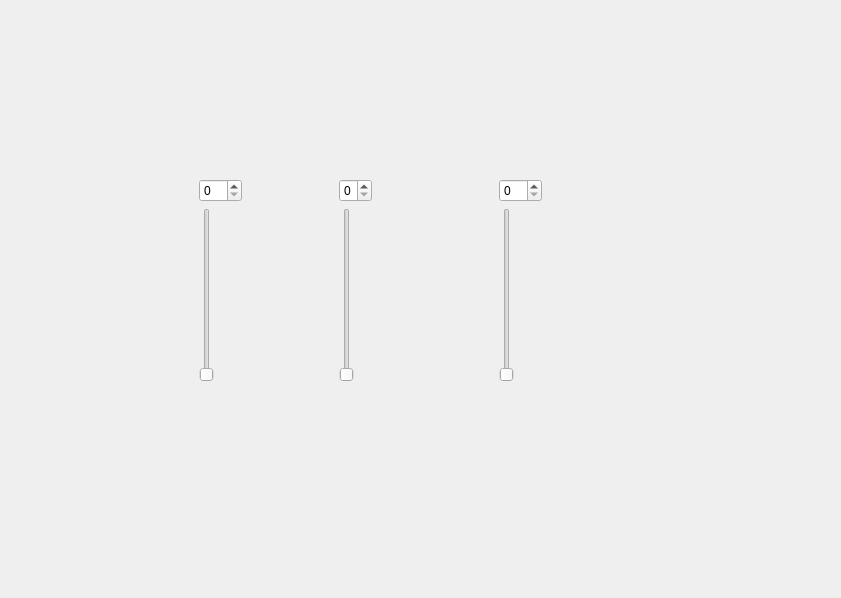
<?xml version="1.0" encoding="UTF-8"?>
<ui version="4.0">
 <class>Form</class>
 <widget class="QWidget" name="Form">
  <property name="geometry">
   <rect>
    <x>0</x>
    <y>0</y>
    <width>841</width>
    <height>598</height>
   </rect>
  </property>
  <property name="windowTitle">
   <string>Form</string>
  </property>
  <widget class="QFrame" name="verticalFrame">
   <property name="geometry">
    <rect>
     <x>190</x>
     <y>170</y>
     <width>61</width>
     <height>221</height>
    </rect>
   </property>
   <layout class="QVBoxLayout" name="verticalLayout">
    <item>
     <widget class="QSpinBox" name="spinBox">
      <property name="maximum">
       <number>255</number>
      </property>
     </widget>
    </item>
    <item>
     <widget class="QSlider" name="verticalSlider">
      <property name="maximum">
       <number>255</number>
      </property>
      <property name="orientation">
       <enum>Qt::Vertical</enum>
      </property>
     </widget>
    </item>
   </layout>
  </widget>
  <widget class="QFrame" name="verticalFrame_2">
   <property name="geometry">
    <rect>
     <x>330</x>
     <y>170</y>
     <width>51</width>
     <height>221</height>
    </rect>
   </property>
   <layout class="QVBoxLayout" name="verticalLayout_2">
    <item>
     <widget class="QSpinBox" name="spinBox_2">
      <property name="maximum">
       <number>255</number>
      </property>
     </widget>
    </item>
    <item>
     <widget class="QSlider" name="verticalSlider_2">
      <property name="maximum">
       <number>255</number>
      </property>
      <property name="orientation">
       <enum>Qt::Vertical</enum>
      </property>
     </widget>
    </item>
   </layout>
  </widget>
  <widget class="QFrame" name="verticalFrame_3">
   <property name="geometry">
    <rect>
     <x>490</x>
     <y>170</y>
     <width>61</width>
     <height>221</height>
    </rect>
   </property>
   <layout class="QVBoxLayout" name="verticalLayout_3">
    <item>
     <widget class="QSpinBox" name="spinBox_3">
      <property name="maximum">
       <number>255</number>
      </property>
     </widget>
    </item>
    <item>
     <widget class="QSlider" name="verticalSlider_3">
      <property name="maximum">
       <number>255</number>
      </property>
      <property name="orientation">
       <enum>Qt::Vertical</enum>
      </property>
     </widget>
    </item>
   </layout>
  </widget>
 </widget>
 <tabstops>
  <tabstop>spinBox</tabstop>
  <tabstop>verticalSlider</tabstop>
  <tabstop>spinBox_2</tabstop>
  <tabstop>verticalSlider_2</tabstop>
  <tabstop>spinBox_3</tabstop>
  <tabstop>verticalSlider_3</tabstop>
 </tabstops>
 <resources/>
 <connections>
  <connection>
   <sender>verticalSlider</sender>
   <signal>valueChanged(int)</signal>
   <receiver>spinBox</receiver>
   <slot>setValue(int)</slot>
   <hints>
    <hint type="sourcelabel">
     <x>202</x>
     <y>226</y>
    </hint>
    <hint type="destinationlabel">
     <x>200</x>
     <y>189</y>
    </hint>
   </hints>
  </connection>
  <connection>
   <sender>spinBox</sender>
   <signal>valueChanged(int)</signal>
   <receiver>verticalSlider</receiver>
   <slot>setValue(int)</slot>
   <hints>
    <hint type="sourcelabel">
     <x>216</x>
     <y>185</y>
    </hint>
    <hint type="destinationlabel">
     <x>205</x>
     <y>199</y>
    </hint>
   </hints>
  </connection>
  <connection>
   <sender>verticalSlider_2</sender>
   <signal>valueChanged(int)</signal>
   <receiver>spinBox_2</receiver>
   <slot>setValue(int)</slot>
   <hints>
    <hint type="sourcelabel">
     <x>348</x>
     <y>209</y>
    </hint>
    <hint type="destinationlabel">
     <x>346</x>
     <y>193</y>
    </hint>
   </hints>
  </connection>
  <connection>
   <sender>spinBox_2</sender>
   <signal>valueChanged(int)</signal>
   <receiver>verticalSlider_2</receiver>
   <slot>setValue(int)</slot>
   <hints>
    <hint type="sourcelabel">
     <x>360</x>
     <y>194</y>
    </hint>
    <hint type="destinationlabel">
     <x>356</x>
     <y>214</y>
    </hint>
   </hints>
  </connection>
  <connection>
   <sender>verticalSlider_3</sender>
   <signal>valueChanged(int)</signal>
   <receiver>spinBox_3</receiver>
   <slot>setValue(int)</slot>
   <hints>
    <hint type="sourcelabel">
     <x>513</x>
     <y>212</y>
    </hint>
    <hint type="destinationlabel">
     <x>509</x>
     <y>197</y>
    </hint>
   </hints>
  </connection>
  <connection>
   <sender>spinBox_3</sender>
   <signal>valueChanged(int)</signal>
   <receiver>verticalSlider_3</receiver>
   <slot>setValue(int)</slot>
   <hints>
    <hint type="sourcelabel">
     <x>519</x>
     <y>189</y>
    </hint>
    <hint type="destinationlabel">
     <x>514</x>
     <y>212</y>
    </hint>
   </hints>
  </connection>
 </connections>
</ui>
